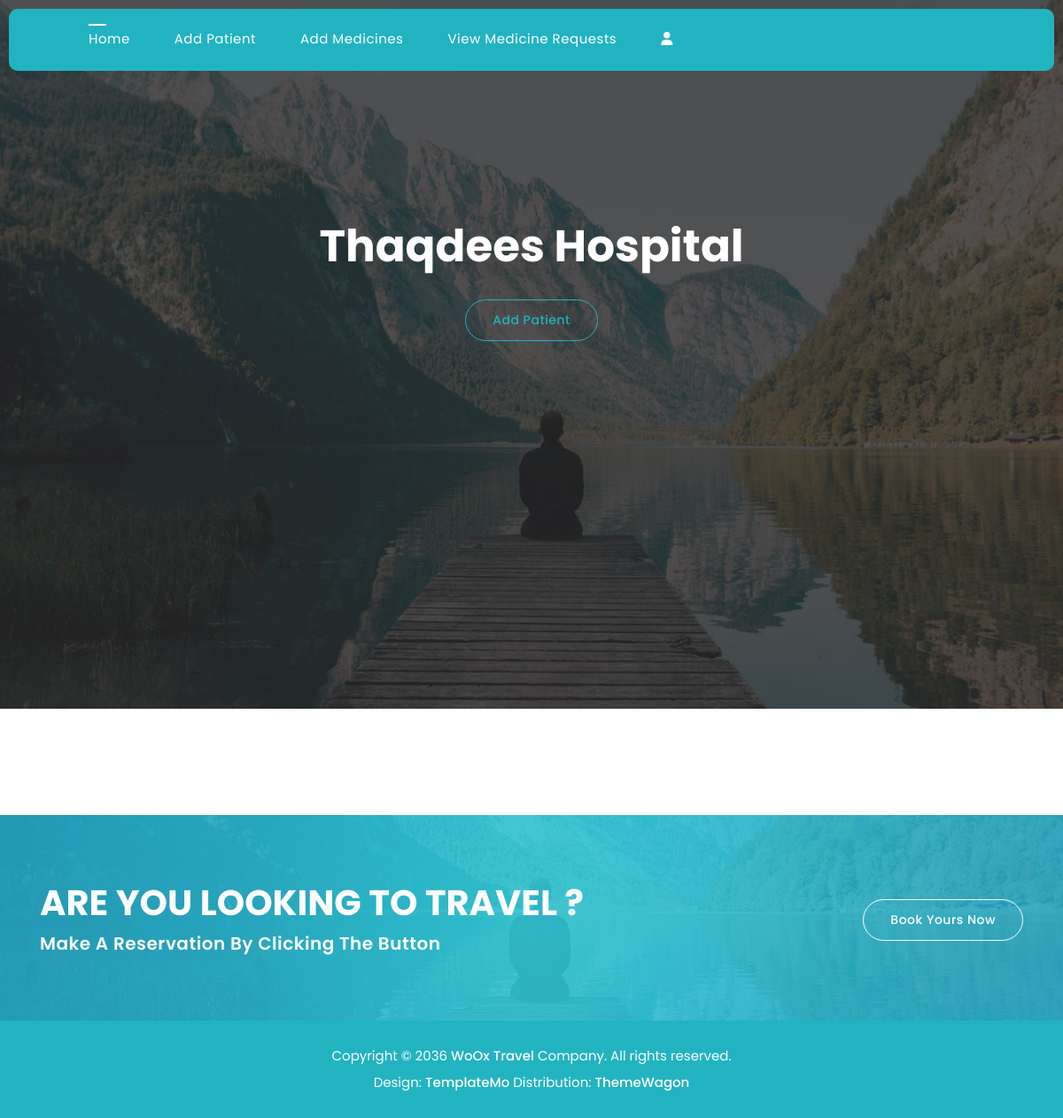
Before: /Healthcenter/Homepage/ (signed in) with the older database file.
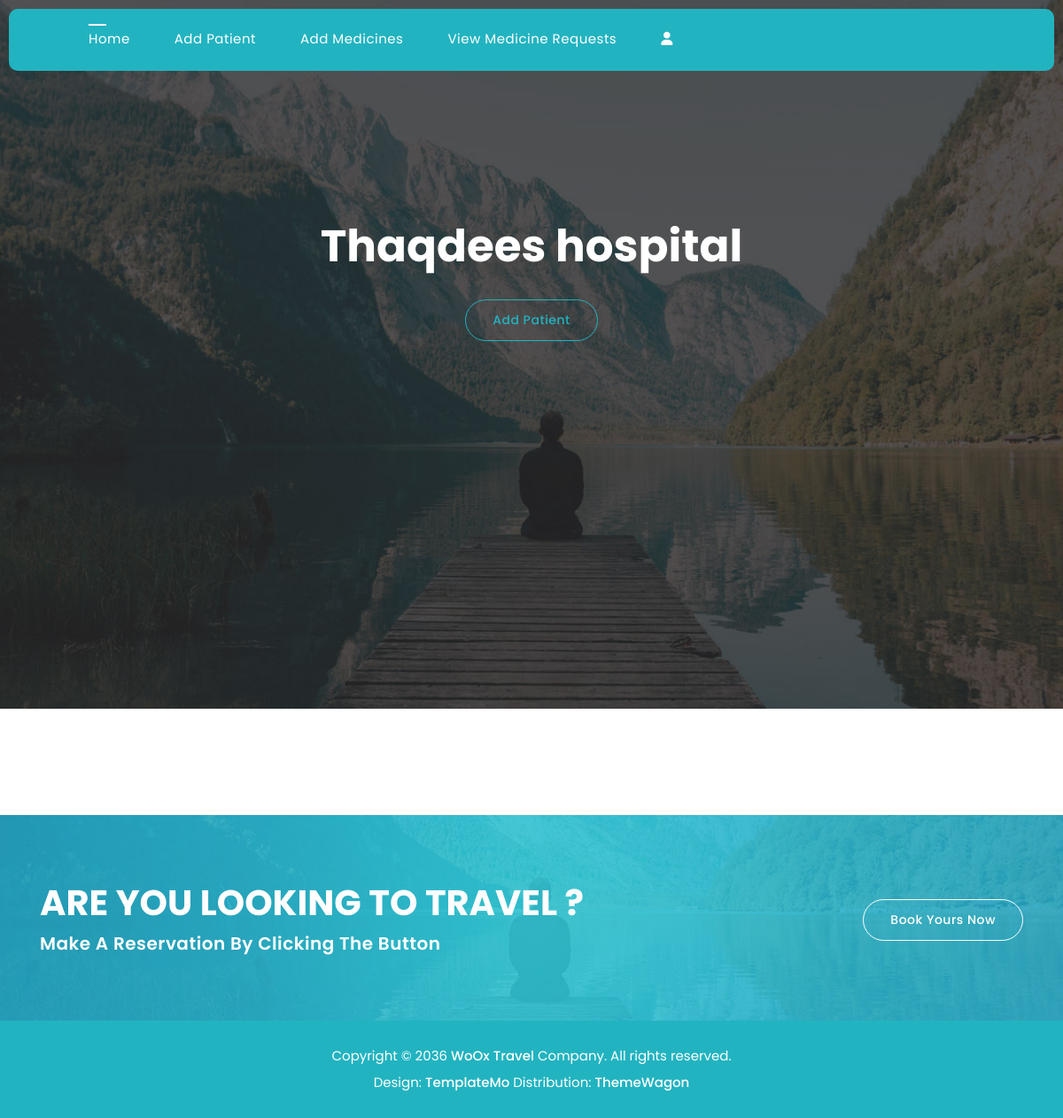
After: the same page with the newer database file.
### Guest/models.py (models this page shows)
class tbl_healthcenter(models.Model):
    center_name = models.CharField(max_length=30)
    center_ward=models.ForeignKey(tbl_ward,on_delete=models.CASCADE,null=True)
    center_address = models.CharField(max_length=30)
    center_proof =  models.FileField(upload_to='images/')
    center_photo = models.FileField(upload_to='images/')
    center_email = models.CharField(max_length=30)
    center_password = models.CharField(max_length=30)

### HealthCenter/views.py (the view)
# urls.py: path('Homepage/',views.home_page,name='homepage'),
def home_page(request):
    centre=tbl_healthcenter.objects.get(id=request.session['cid'])
    return render(request,'Healthcenter/Homepage.html',{'centre':centre})

### HealthCenter/Templates/Healthcenter/Homepage.html (shortened to what this page needs)
{%load static%}
<!DOCTYPE html>
<html lang="en">
  <head>
    <link href="{% static 'vendor/bootstrap/css/bootstrap.min.css'%}" rel="stylesheet">
    <link rel="stylesheet" href="{% static 'assets/css/fontawesome.css'%}">
    <link rel="stylesheet" href="{% static 'assets/css/templatemo-woox-travel.css'%}">
    <link rel="stylesheet" href="{% static 'assets/css/owl.css'%}">
    <link rel="stylesheet" href="{% static 'assets/css/animate.css'%}">
    <link rel="stylesheet"href="https://unpkg.com/swiper@7/swiper-bundle.min.css"/>
  </head>
<body>
  <header class="header-area header-sticky">
    <div class="container">
        <div class="row">
            <div class="col-12">
                <nav class="main-nav">
                    <ul class="nav">
                        <li><a href="{% url 'Healthcenter:homepage'%}" class="active">Home</a></li>
                        <li><a href="{% url 'Healthcenter:addpatient'%}">Add Patient</a></li>
                        <li><a href="{% url 'Healthcenter:addmedicines'%}">Add Medicines</a></li>
                        <li><a href="{% url 'Healthcenter:requestlist'%}">View Medicine Requests</a></li>
                        <li><a href="{% url 'Healthcenter:centreprofile'%}"> <i class="fa fa-user"></i></a></li>
                    </ul>
                </nav>
            </div>
        </div>
    </div>
  </header>
  <section id="section-1">
    <div class="content-slider">
      <div class="slider">
        <div id="top-banner-1" class="banner">
          <div class="banner-inner-wrapper header-text">
            <div class="main-caption">
              <h1>{{centre.center_name}}</h1>
              <div class="border-button"><a href="#">Add patient</a></div>
            </div>
          </div>
        </div>
        </div>
      </div>
  </section>
  <div class="call-to-action">
    <div class="container">
      <div class="row">
        <div class="col-lg-8">
          <h2>Are You Looking To Travel ?</h2>
          <h4>Make A Reservation By Clicking The Button</h4>
        </div>
        <div class="col-lg-4">
          <div class="border-button">
            <a href="reservation.html">Book Yours Now</a>
          </div>
        </div>
      </div>
    </div>
  </div>
  <footer>
    <div class="container">
      <div class="row">
        <div class="col-lg-12">
          <p>Copyright © 2036 <a href="#">WoOx Travel</a> Company. All rights reserved.
          <br>Design: <a href="https://templatemo.com" target="_blank" title="free CSS templates">TemplateMo</a> Distribution: <a href="https://themewagon.com" target="_blank" >ThemeWagon</a></p>
        </div>
      </div>
    </div>
  </footer>
  </body>
</html>

Changed rows visible on the page:
changed tbl_healthcenter: center_name "Thaqdees Hospital" → "Thaqdees hospital"
